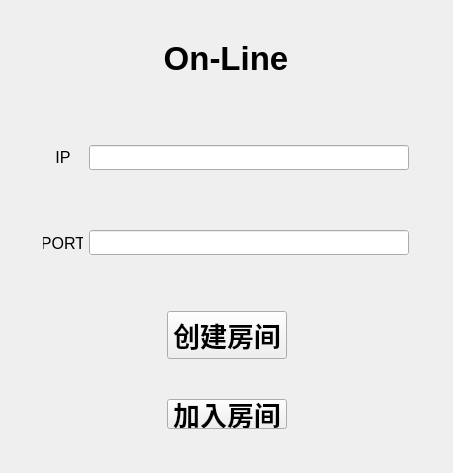
<?xml version="1.0" encoding="UTF-8"?>
<ui version="4.0">
 <class>OnlineWindow</class>
 <widget class="QMainWindow" name="OnlineWindow">
  <property name="geometry">
   <rect>
    <x>0</x>
    <y>0</y>
    <width>453</width>
    <height>473</height>
   </rect>
  </property>
  <property name="windowTitle">
   <string>MainWindow</string>
  </property>
  <widget class="QWidget" name="centralwidget">
   <layout class="QGridLayout" name="gridLayout">
    <item row="0" column="0">
     <layout class="QHBoxLayout" name="horizontalLayout_5">
      <item>
       <spacer name="horizontalSpacer_5">
        <property name="orientation">
         <enum>Qt::Orientation::Horizontal</enum>
        </property>
        <property name="sizeType">
         <enum>QSizePolicy::Policy::Preferred</enum>
        </property>
        <property name="sizeHint" stdset="0">
         <size>
          <width>40</width>
          <height>20</height>
         </size>
        </property>
       </spacer>
      </item>
      <item>
       <widget class="QLabel" name="labelLogin">
        <property name="sizePolicy">
         <sizepolicy hsizetype="Preferred" vsizetype="Preferred">
          <horstretch>0</horstretch>
          <verstretch>0</verstretch>
         </sizepolicy>
        </property>
        <property name="minimumSize">
         <size>
          <width>180</width>
          <height>30</height>
         </size>
        </property>
        <property name="maximumSize">
         <size>
          <width>180</width>
          <height>30</height>
         </size>
        </property>
        <property name="font">
         <font>
          <family>Arial</family>
          <pointsize>25</pointsize>
          <bold>true</bold>
         </font>
        </property>
        <property name="text">
         <string>On-Line</string>
        </property>
        <property name="alignment">
         <set>Qt::AlignmentFlag::AlignCenter</set>
        </property>
       </widget>
      </item>
      <item>
       <spacer name="horizontalSpacer_6">
        <property name="orientation">
         <enum>Qt::Orientation::Horizontal</enum>
        </property>
        <property name="sizeType">
         <enum>QSizePolicy::Policy::Preferred</enum>
        </property>
        <property name="sizeHint" stdset="0">
         <size>
          <width>40</width>
          <height>20</height>
         </size>
        </property>
       </spacer>
      </item>
     </layout>
    </item>
    <item row="1" column="0">
     <spacer name="verticalSpacer_2">
      <property name="orientation">
       <enum>Qt::Orientation::Vertical</enum>
      </property>
      <property name="sizeType">
       <enum>QSizePolicy::Policy::Fixed</enum>
      </property>
      <property name="sizeHint" stdset="0">
       <size>
        <width>50</width>
        <height>30</height>
       </size>
      </property>
     </spacer>
    </item>
    <item row="2" column="0">
     <layout class="QHBoxLayout" name="horizontalLayout_4">
      <item>
       <spacer name="horizontalSpacer_2">
        <property name="orientation">
         <enum>Qt::Orientation::Horizontal</enum>
        </property>
        <property name="sizeType">
         <enum>QSizePolicy::Policy::Expanding</enum>
        </property>
        <property name="sizeHint" stdset="0">
         <size>
          <width>40</width>
          <height>20</height>
         </size>
        </property>
       </spacer>
      </item>
      <item>
       <layout class="QHBoxLayout" name="horizontalLayout">
        <item>
         <widget class="QLabel" name="ipLabel">
          <property name="sizePolicy">
           <sizepolicy hsizetype="Fixed" vsizetype="Fixed">
            <horstretch>0</horstretch>
            <verstretch>0</verstretch>
           </sizepolicy>
          </property>
          <property name="minimumSize">
           <size>
            <width>40</width>
            <height>30</height>
           </size>
          </property>
          <property name="maximumSize">
           <size>
            <width>40</width>
            <height>30</height>
           </size>
          </property>
          <property name="font">
           <font>
            <pointsize>12</pointsize>
           </font>
          </property>
          <property name="text">
           <string>IP</string>
          </property>
          <property name="textFormat">
           <enum>Qt::TextFormat::RichText</enum>
          </property>
          <property name="scaledContents">
           <bool>true</bool>
          </property>
          <property name="alignment">
           <set>Qt::AlignmentFlag::AlignCenter</set>
          </property>
         </widget>
        </item>
        <item>
         <widget class="QLineEdit" name="ipEdit">
          <property name="sizePolicy">
           <sizepolicy hsizetype="Maximum" vsizetype="Fixed">
            <horstretch>0</horstretch>
            <verstretch>0</verstretch>
           </sizepolicy>
          </property>
          <property name="minimumSize">
           <size>
            <width>320</width>
            <height>20</height>
           </size>
          </property>
          <property name="maximumSize">
           <size>
            <width>380</width>
            <height>25</height>
           </size>
          </property>
          <property name="styleSheet">
           <string notr="true">
</string>
          </property>
          <property name="frame">
           <bool>true</bool>
          </property>
         </widget>
        </item>
       </layout>
      </item>
      <item>
       <spacer name="horizontalSpacer_23">
        <property name="orientation">
         <enum>Qt::Orientation::Horizontal</enum>
        </property>
        <property name="sizeType">
         <enum>QSizePolicy::Policy::Expanding</enum>
        </property>
        <property name="sizeHint" stdset="0">
         <size>
          <width>40</width>
          <height>20</height>
         </size>
        </property>
       </spacer>
      </item>
     </layout>
    </item>
    <item row="3" column="0">
     <spacer name="verticalSpacer_3">
      <property name="orientation">
       <enum>Qt::Orientation::Vertical</enum>
      </property>
      <property name="sizeType">
       <enum>QSizePolicy::Policy::Fixed</enum>
      </property>
      <property name="sizeHint" stdset="0">
       <size>
        <width>20</width>
        <height>15</height>
       </size>
      </property>
     </spacer>
    </item>
    <item row="4" column="0">
     <layout class="QHBoxLayout" name="horizontalLayout_3">
      <item>
       <spacer name="horizontalSpacer_3">
        <property name="orientation">
         <enum>Qt::Orientation::Horizontal</enum>
        </property>
        <property name="sizeType">
         <enum>QSizePolicy::Policy::Expanding</enum>
        </property>
        <property name="sizeHint" stdset="0">
         <size>
          <width>40</width>
          <height>20</height>
         </size>
        </property>
       </spacer>
      </item>
      <item>
       <layout class="QHBoxLayout" name="horizontalLayout_2">
        <item>
         <widget class="QLabel" name="portLabel">
          <property name="sizePolicy">
           <sizepolicy hsizetype="Fixed" vsizetype="Fixed">
            <horstretch>0</horstretch>
            <verstretch>0</verstretch>
           </sizepolicy>
          </property>
          <property name="minimumSize">
           <size>
            <width>40</width>
            <height>30</height>
           </size>
          </property>
          <property name="maximumSize">
           <size>
            <width>40</width>
            <height>30</height>
           </size>
          </property>
          <property name="font">
           <font>
            <pointsize>12</pointsize>
           </font>
          </property>
          <property name="text">
           <string>PORT</string>
          </property>
          <property name="scaledContents">
           <bool>true</bool>
          </property>
          <property name="alignment">
           <set>Qt::AlignmentFlag::AlignCenter</set>
          </property>
         </widget>
        </item>
        <item>
         <widget class="QLineEdit" name="portEdit">
          <property name="sizePolicy">
           <sizepolicy hsizetype="Maximum" vsizetype="Fixed">
            <horstretch>0</horstretch>
            <verstretch>0</verstretch>
           </sizepolicy>
          </property>
          <property name="minimumSize">
           <size>
            <width>320</width>
            <height>20</height>
           </size>
          </property>
          <property name="maximumSize">
           <size>
            <width>380</width>
            <height>25</height>
           </size>
          </property>
          <property name="autoFillBackground">
           <bool>true</bool>
          </property>
          <property name="styleSheet">
           <string notr="true"/>
          </property>
          <property name="frame">
           <bool>true</bool>
          </property>
          <property name="echoMode">
           <enum>QLineEdit::EchoMode::Normal</enum>
          </property>
         </widget>
        </item>
       </layout>
      </item>
      <item>
       <spacer name="horizontalSpacer_4">
        <property name="orientation">
         <enum>Qt::Orientation::Horizontal</enum>
        </property>
        <property name="sizeType">
         <enum>QSizePolicy::Policy::Expanding</enum>
        </property>
        <property name="sizeHint" stdset="0">
         <size>
          <width>40</width>
          <height>20</height>
         </size>
        </property>
       </spacer>
      </item>
     </layout>
    </item>
    <item row="5" column="0">
     <spacer name="verticalSpacer_4">
      <property name="orientation">
       <enum>Qt::Orientation::Vertical</enum>
      </property>
      <property name="sizeType">
       <enum>QSizePolicy::Policy::Fixed</enum>
      </property>
      <property name="sizeHint" stdset="0">
       <size>
        <width>20</width>
        <height>13</height>
       </size>
      </property>
     </spacer>
    </item>
    <item row="6" column="0">
     <layout class="QHBoxLayout" name="horizontalLayout_7">
      <item>
       <spacer name="horizontalSpacer_9">
        <property name="orientation">
         <enum>Qt::Orientation::Horizontal</enum>
        </property>
        <property name="sizeType">
         <enum>QSizePolicy::Policy::Expanding</enum>
        </property>
        <property name="sizeHint" stdset="0">
         <size>
          <width>50</width>
          <height>20</height>
         </size>
        </property>
       </spacer>
      </item>
      <item>
       <widget class="QPushButton" name="listenBtn">
        <property name="sizePolicy">
         <sizepolicy hsizetype="Fixed" vsizetype="Fixed">
          <horstretch>0</horstretch>
          <verstretch>0</verstretch>
         </sizepolicy>
        </property>
        <property name="minimumSize">
         <size>
          <width>120</width>
          <height>30</height>
         </size>
        </property>
        <property name="font">
         <font>
          <family>Arial</family>
          <pointsize>20</pointsize>
          <bold>true</bold>
         </font>
        </property>
        <property name="text">
         <string>创建房间</string>
        </property>
        <property name="iconSize">
         <size>
          <width>16</width>
          <height>16</height>
         </size>
        </property>
       </widget>
      </item>
      <item>
       <spacer name="horizontalSpacer_10">
        <property name="orientation">
         <enum>Qt::Orientation::Horizontal</enum>
        </property>
        <property name="sizeType">
         <enum>QSizePolicy::Policy::Expanding</enum>
        </property>
        <property name="sizeHint" stdset="0">
         <size>
          <width>50</width>
          <height>20</height>
         </size>
        </property>
       </spacer>
      </item>
     </layout>
    </item>
    <item row="7" column="0">
     <layout class="QHBoxLayout" name="horizontalLayout_6">
      <item>
       <spacer name="horizontalSpacer">
        <property name="orientation">
         <enum>Qt::Orientation::Horizontal</enum>
        </property>
        <property name="sizeType">
         <enum>QSizePolicy::Policy::Expanding</enum>
        </property>
        <property name="sizeHint" stdset="0">
         <size>
          <width>50</width>
          <height>20</height>
         </size>
        </property>
       </spacer>
      </item>
      <item>
       <widget class="QPushButton" name="joinBtn">
        <property name="sizePolicy">
         <sizepolicy hsizetype="Fixed" vsizetype="Fixed">
          <horstretch>0</horstretch>
          <verstretch>0</verstretch>
         </sizepolicy>
        </property>
        <property name="minimumSize">
         <size>
          <width>120</width>
          <height>30</height>
         </size>
        </property>
        <property name="maximumSize">
         <size>
          <width>16777215</width>
          <height>30</height>
         </size>
        </property>
        <property name="font">
         <font>
          <family>Arial</family>
          <pointsize>20</pointsize>
          <bold>true</bold>
         </font>
        </property>
        <property name="text">
         <string>加入房间</string>
        </property>
        <property name="iconSize">
         <size>
          <width>16</width>
          <height>16</height>
         </size>
        </property>
       </widget>
      </item>
      <item>
       <spacer name="horizontalSpacer_7">
        <property name="orientation">
         <enum>Qt::Orientation::Horizontal</enum>
        </property>
        <property name="sizeType">
         <enum>QSizePolicy::Policy::Expanding</enum>
        </property>
        <property name="sizeHint" stdset="0">
         <size>
          <width>50</width>
          <height>20</height>
         </size>
        </property>
       </spacer>
      </item>
     </layout>
    </item>
   </layout>
  </widget>
  <widget class="QMenuBar" name="menubar">
   <property name="geometry">
    <rect>
     <x>0</x>
     <y>0</y>
     <width>453</width>
     <height>17</height>
    </rect>
   </property>
  </widget>
 </widget>
 <resources/>
 <connections/>
</ui>
